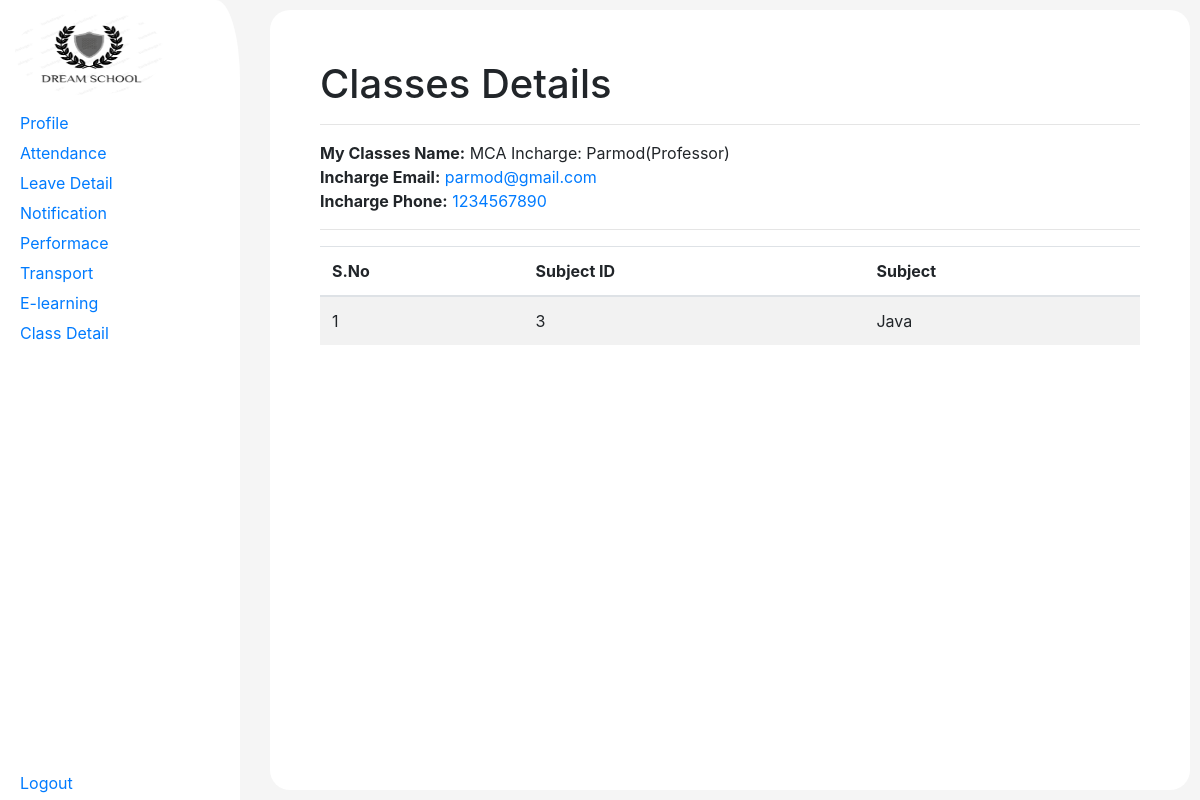
Before: /panel/classDetails.php (signed in) with the older database file.
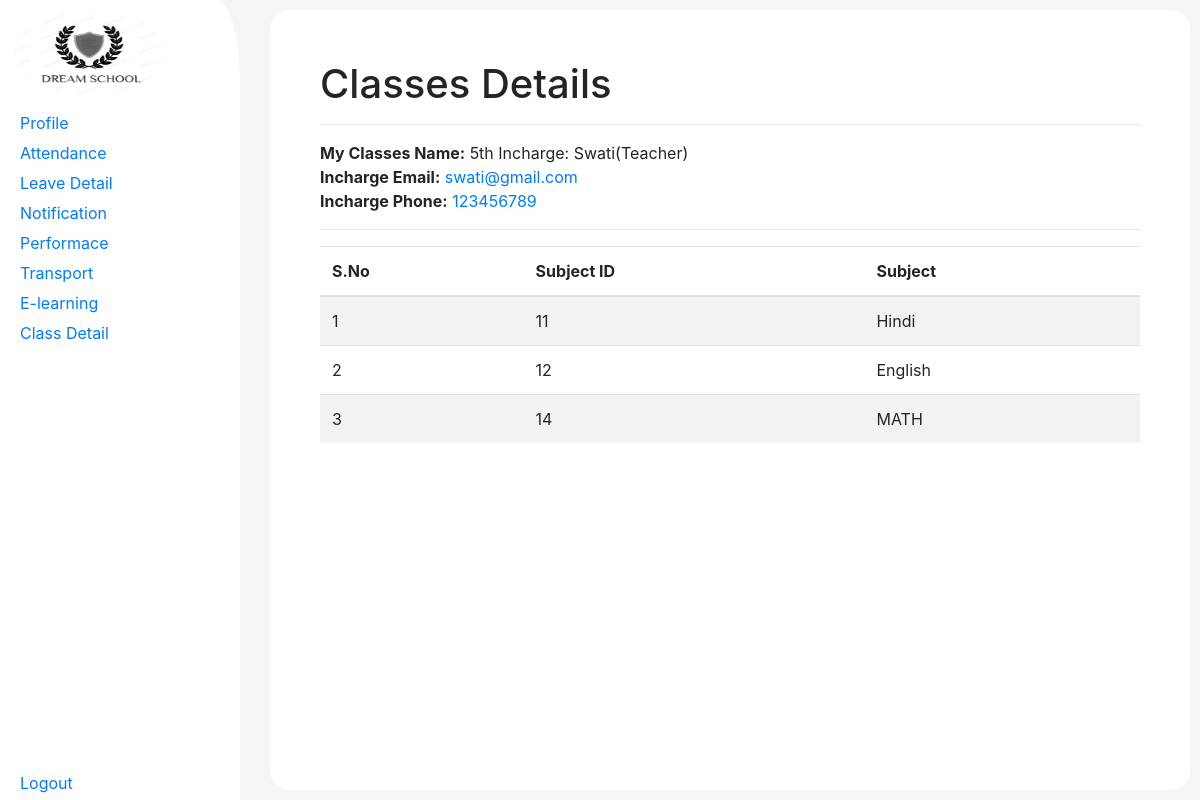
After: the same page with the newer database file.
### tables this page shows
CREATE TABLE `classes` (
  `id` int(11) NOT NULL,
  `class_name` varchar(255) DEFAULT NULL,
  `incharge_id` int(11) DEFAULT NULL,
  `insert_by` int(11) DEFAULT NULL,
  `update_by` timestamp NULL DEFAULT current_timestamp(),
  `insert_at` timestamp NULL DEFAULT current_timestamp(),
  `update_at` int(11) DEFAULT NULL
);

CREATE TABLE `staff` (
  `staff_id` int(11) NOT NULL,
  `staff_name` varchar(80) DEFAULT NULL,
  `staff_email` varchar(100) DEFAULT NULL,
  `staff_phone` int(13) DEFAULT NULL,
  `staff_psw` varchar(255) DEFAULT NULL,
  `staff_role` varchar(200) DEFAULT NULL,
  `specialization` varchar(200) DEFAULT NULL,
  `subject` varchar(200) DEFAULT NULL,
  `status` varchar(20) NOT NULL DEFAULT 'in-active',
  `insert_by` int(11) DEFAULT NULL,
  `update_by` int(11) DEFAULT NULL,
  `insert_at` int(11) DEFAULT NULL,
  `update_at` int(11) DEFAULT NULL
);

CREATE TABLE `subject` (
  `id` int(11) NOT NULL,
  `subject_name` varchar(500) DEFAULT NULL,
  `subject_title` mediumtext DEFAULT NULL,
  `discription` longtext DEFAULT NULL,
  `class_id` int(11) DEFAULT NULL,
  `insert_by` int(11) DEFAULT NULL,
  `update_by` int(11) DEFAULT NULL,
  `insert_at` timestamp NULL DEFAULT current_timestamp(),
  `update_at` timestamp NULL DEFAULT current_timestamp()
);

### panel/classDetails.php (the view)
<?php include "header.php";
?>
    <?php
    include "navbar.php";
                $inc_res=mysqli_query($conn, "SELECT * FROM staff WHERE staff_id=$incharge_id");
                $inc_res = mysqli_fetch_assoc($inc_res);
                $Incharge_name = $inc_res['staff_name'];
                $staff_role = $inc_res['staff_role'];
                $staff_phone = $inc_res['staff_phone'];
                $staff_email = $inc_res['staff_email'];
    ?>
        <div class="wrapper_noti">
    <div class="container_noti">
        <div class="box_noti">
            <h1 class="box_info__noti">Classes Details</h1>
            <hr>
            <div>
                <span><b>My Classes Name:</b> <?=$class_name ?></span>
                <span>Incharge: <?=$Incharge_name ?>(<?=$staff_role?>)<br>
                <span><b>Incharge Email:</b><a href="mailto:<?=$staff_email?>"> <?=$staff_email ?> </a> </span><br>
                <span><b>Incharge Phone:</b><a href="tel:<?= $staff_phone ?>"> <?=$staff_phone ?></a> </span>
            </div>
            <hr>
            <?php
            $sql = "SELECT * FROM subject WHERE class_id=$class_id";
            $sql=mysqli_query($conn, $sql);
            if(mysqli_num_rows($sql)<=0){
                ?>  Not Found Subjects.
                <?php
            }else{
                ?>
                 <table class="table table-striped d-tbl" style="width:100%">
                    <thead>
                        <tr>
                            <th> S.No</th>
                            <th> Subject ID</th>
                            <th> Subject</th>
                        </tr>
                    </thead>
                    <tbody>
                        <?php
                        $i = 0;
                        while($sub_row=mysqli_fetch_assoc($sql)){
                               $i++;
          ?><tr><td><?=$i?></td><td><?=$sub_row['id']?></td><td><?=$sub_row['subject_name']?></td></tr>
                                <?php
                        }
                        ?>
                    </tbody>
                <?php
            }
            ?>
        </div>
    </div>
</div>
<?php include "footer.php" ?>

Changed rows visible on the page:
removed classes: class_name "MCA"
no longer on this page (row unchanged): staff: staff_name "Parmod", staff_role "Professor", staff_email "parmod@gmail.com", staff_phone "1234567890"
removed subject: id "3", subject_name "Java"
added classes: class_name "5th"
now on this page (row edited): staff: staff_name "Swati", staff_role "Teacher", staff_email "swati@gmail.com", staff_phone "123456789"
added subject: id "11", subject_name "Hindi"
added subject: id "12", subject_name "English"
added subject: id "14", subject_name "MATH"
